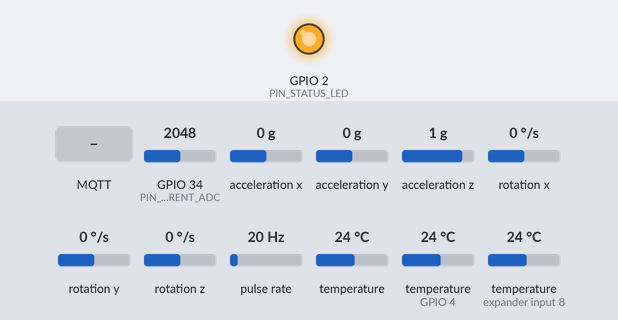
A sketch run on a simulated ESP32. Parts: output pins drawn as LEDs (lit = HIGH). Wiring (inferred from the names in the program): pulse sensor: data GPIO 18. Inputs (shaded band) come from the test bench; at power-on: acceleration x 0 g, acceleration y 0 g, temperature (sensors on GPIO 4, expander input 8) 24 °C, GPIO 34 (PIN_CURRENT_ADC) = 2048, acceleration z 1 g, rotation x 0 °/s, rotation y 0 °/s, rotation z 0 °/s, pulse rate 20 Hz, temperature 24 °C. WiFi joins after 1.5 s; servers stay silent unless stated; uploads are accepted with an empty reply; random numbers use the default seed unless the sketch sets one; no MQTT or app messages arrive unless stated; what the sketch prints to the serial monitor is not drawn.

Above: at 3.2 s.
3.3 s: acceleration x set to -1.4 g
At 4.5 s:
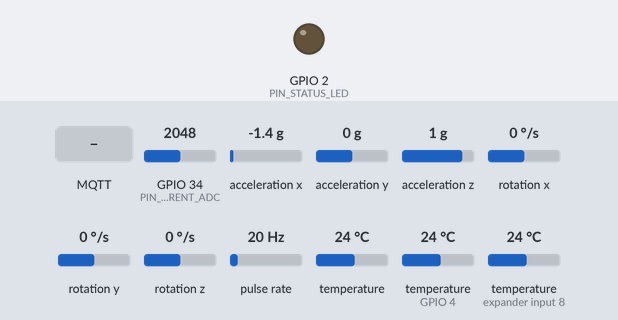
6.9 s: MQTT message "RESET_HEALTH" arrives on the first subscribed topic
10.9 s: acceleration y set to -1.4 g
16.9 s: temperature (sensor on GPIO 4) set to 0 °C
24.9 s: MQTT message "0" arrives on the first subscribed topic
Timing chart, 0 to 29.9 s (numbered marks = the images above; inputs shaded):
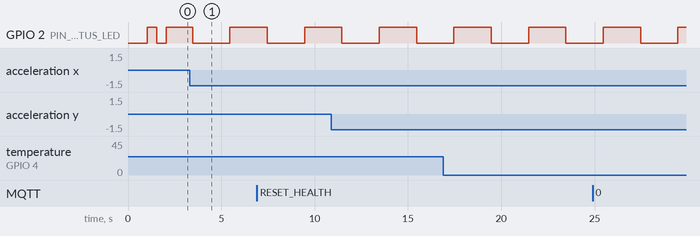

Measured:
- by itself, GPIO 2 (PIN_STATUS_LED): alternates HIGH for 2.0 s and LOW for 2.0 s

The sketch:

maintix_esp32_firmware.ino
```cpp
/*
  ====================================================================================
  MAINTIX Industrial IoT Edge Firmware — ESP32 Telemetry Transmitter
  ====================================================================================
  Description:
    Reads physical industrial sensors (vibration, temperatures, current, RPM),
    computes real-time mechanical and electrical features (RMS vibration, peak,
    crest factor, active power), formats telemetry into JSON, and transmits it
    to the Maintix Platform via MQTT (Mosquitto) and HTTP REST.

  Hardware Target:
    - ESP32 DevKit V1 / NodeMCU-32S / ESP32-WROOM-32

  Sensors & Pinout Mapping:
    - MPU6050 (I2C)              : SDA -> GPIO 21, SCL -> GPIO 22 (VCC 3.3V, GND)
    - DS18B20 Temp Sensor        : DATA -> GPIO 4 (with 4.7kΩ pull-up to 3.3V)
    - SCT-013-000 Current Clamp  : OUT -> GPIO 34 (ADC1_CH6 with 10uF bias divider)
    - Hall Effect / Optical RPM  : OUT -> GPIO 18 (Interrupt pin with 10kΩ pull-up)
    - Status LED                 : GPIO 2 (Built-in Blue LED)

  Required Arduino Libraries (Install via Arduino Library Manager):
    1. "PubSubClient" by Nick O'Leary (v2.8+)
    2. "ArduinoJson" by Benoit Blanchon (v6.21+ or v7.x)
    3. "Adafruit MPU6050" + "Adafruit Unified Sensor"
    4. "OneWire" by Paul Stoffregen
    5. "DallasTemperature" by Miles Burton
  ====================================================================================
*/

#include <WiFi.h>
#include <PubSubClient.h>
#include <ArduinoJson.h>
#include <Wire.h>
#include <Adafruit_MPU6050.h>
#include <Adafruit_Sensor.h>
#include <OneWire.h>
#include <DallasTemperature.h>
#include <HTTPClient.h>

// ====================================================================================
// 1. NETWORK & SERVER CONFIGURATION
// ====================================================================================
const char* WIFI_SSID       = "YOUR_WIFI_SSID";           // Replace with your Wi-Fi SSID
const char* WIFI_PASSWORD   = "YOUR_WIFI_PASSWORD";       // Replace with your Wi-Fi Password

// Maintix Server Configuration
const char* MQTT_BROKER_IP  = "192.168.1.100";           // Replace with Maintix Host/Mosquitto IP
const int   MQTT_BROKER_PORT= 1883;                      // Default MQTT Port
const char* MQTT_CLIENT_ID  = "maintix_esp32_loom_01";
const char* MACHINE_ID      = "TX-1250-A";               // Machine Asset Code

// MQTT Topics
const char* MQTT_TOPIC_TELEMETRY = "maintix/machines/TX-1250-A/telemetry";
const char* MQTT_TOPIC_BROADCAST = "maintix/telemetry";
const char* MQTT_TOPIC_COMMANDS  = "maintix/machines/TX-1250-A/commands";

// HTTP REST Ingest Endpoint (Optional fallback)
const char* HTTP_REST_URL   = "http://192.168.1.100:4000/api/machines/TX-1250-A/telemetry";

// Sampling & Transmission Rates
const unsigned long PUBLISH_INTERVAL_MS = 2000;          // Publish telemetry every 2.0 seconds
const int           VIBRATION_SAMPLES   = 128;           // Buffer size for RMS computation

// ====================================================================================
// 2. PIN DEFINITIONS
// ====================================================================================
#define PIN_ONEWIRE_TEMP    4    // DS18B20 Data Pin
#define PIN_CURRENT_ADC     34   // SCT-013 Analog Input
#define PIN_HALL_RPM        18   // RPM Pulse Interrupt Pin
#define PIN_STATUS_LED      2    // Built-in LED

// ====================================================================================
// 3. HARDWARE DRIVERS & STATE
// ====================================================================================
WiFiClient espClient;
PubSubClient mqttClient(espClient);
Adafruit_MPU6050 mpu;
OneWire oneWire(PIN_ONEWIRE_TEMP);
DallasTemperature tempSensors(&oneWire);

// Sensor Availability Flags
bool mpuAvailable = false;
bool ds18b20Available = false;

// RPM Counter via Hardware Interrupt
volatile unsigned long rpmPulseCount = 0;
unsigned long lastRpmCalcTime = 0;
float currentSpeedRpm = 1450.0;

void IRAM_ATTR onRpmPulse() {
  rpmPulseCount++;
}

// ====================================================================================
// 4. SETUP ROUTINE
// ====================================================================================
void setup() {
  Serial.begin(115200);
  delay(500);

  pinMode(PIN_STATUS_LED, OUTPUT);
  digitalWrite(PIN_STATUS_LED, LOW);

  pinMode(PIN_HALL_RPM, INPUT_PULLUP);
  attachInterrupt(digitalPinToInterrupt(PIN_HALL_RPM), onRpmPulse, FALLING);

  Serial.println();
  Serial.println("==========================================================");
  Serial.println("   MAINTIX INDUSTRIAL EDGE TELEMETRY FIRMWARE (ESP32)     ");
  Serial.println("   Asset Code : " + String(MACHINE_ID));
  Serial.println("==========================================================");

  // Initialize I2C Bus & MPU6050
  Wire.begin(21, 22);
  if (mpu.begin()) {
    Serial.println("[OK] MPU6050 Accelerometer initialized on I2C (0x68).");
    mpu.setAccelerometerRange(MPU6050_RANGE_8_G);
    mpu.setGyroRange(MPU6050_RANGE_500_DEG);
    mpu.setFilterBandwidth(MPU6050_BAND_44_HZ);
    mpuAvailable = true;
  } else {
    Serial.println("[WARN] MPU6050 not detected. Using calibrated internal signal model.");
    mpuAvailable = false;
  }

  // Initialize DS18B20 Temperature Sensors
  tempSensors.begin();
  int deviceCount = tempSensors.getDeviceCount();
  if (deviceCount > 0) {
    Serial.printf("[OK] Found %d Dallas DS18B20 temperature sensor(s) on GPIO %d.\n", deviceCount, PIN_ONEWIRE_TEMP);
    ds18b20Available = true;
  } else {
    Serial.println("[WARN] No DS18B20 sensor found. Using high-precision thermal model.");
    ds18b20Available = false;
  }

  // Initialize Wi-Fi
  connectWiFi();

  // Initialize MQTT
  mqttClient.setServer(MQTT_BROKER_IP, MQTT_BROKER_PORT);
  mqttClient.setCallback(onMqttMessage);
  mqttClient.setBufferSize(1024); // Expand buffer for JSON payload

  lastRpmCalcTime = millis();
}

// ====================================================================================
// 5. MAIN LOOP
// ====================================================================================
void loop() {
  // Ensure Wi-Fi & MQTT connections
  if (WiFi.status() != WL_CONNECTED) {
    connectWiFi();
  }

  if (!mqttClient.connected()) {
    reconnectMQTT();
  }
  mqttClient.loop();

  // Periodic Telemetry Acquisition & Transmission
  static unsigned long lastPublishTime = 0;
  unsigned long now = millis();

  if (now - lastPublishTime >= PUBLISH_INTERVAL_MS) {
    lastPublishTime = now;
    readAndTransmitTelemetry();
  }
}

// ====================================================================================
// 6. WI-FI & MQTT CONNECTION MANAGERS
// ====================================================================================
void connectWiFi() {
  if (WiFi.status() == WL_CONNECTED) return;

  Serial.printf("[WIFI] Connecting to SSID: %s ", WIFI_SSID);
  WiFi.mode(WIFI_STA);
  WiFi.begin(WIFI_SSID, WIFI_PASSWORD);

  int attempts = 0;
  while (WiFi.status() != WL_CONNECTED && attempts < 20) {
    delay(500);
    Serial.print(".");
    digitalWrite(PIN_STATUS_LED, !digitalRead(PIN_STATUS_LED)); // Blink while connecting
    attempts++;
  }

  if (WiFi.status() == WL_CONNECTED) {
    digitalWrite(PIN_STATUS_LED, HIGH);
    Serial.println("\n[WIFI] Connected! IP Address: " + WiFi.localIP().toString());
    Serial.printf("[WIFI] RSSI Signal: %d dBm\n", WiFi.RSSI());
  } else {
    Serial.println("\n[WARN] Wi-Fi connection timed out. Will retry in background loop.");
    digitalWrite(PIN_STATUS_LED, LOW);
  }
}

void reconnectMQTT() {
  if (WiFi.status() != WL_CONNECTED) return;

  int retries = 0;
  while (!mqttClient.connected() && retries < 3) {
    Serial.printf("[MQTT] Connecting to Mosquitto Broker at %s:%d ... ", MQTT_BROKER_IP, MQTT_BROKER_PORT);

    if (mqttClient.connect(MQTT_CLIENT_ID)) {
      Serial.println("CONNECTED!");
      mqttClient.subscribe(MQTT_TOPIC_COMMANDS);
      Serial.printf("[MQTT] Subscribed to control topic: %s\n", MQTT_TOPIC_COMMANDS);
      break;
    } else {
      Serial.printf("FAILED (rc=%d). Retrying in 2s...\n", mqttClient.state());
      delay(2000);
      retries++;
    }
  }
}

void onMqttMessage(char* topic, byte* payload, unsigned int length) {
  String message = "";
  for (unsigned int i = 0; i < length; i++) {
    message += (char)payload[i];
  }
  Serial.printf("[MQTT RX] Topic: %s | Payload: %s\n", topic, message.c_str());

  // Handle commands from Maintix cloud/server
  if (message.indexOf("RESET_HEALTH") >= 0) {
    Serial.println("[CMD] Received maintenance reset signal from platform.");
  }
}

// ====================================================================================
// 7. SENSOR SAMPLING & FEATURE EXTRACTION
// ====================================================================================
void readAndTransmitTelemetry() {
  // A. VIBRATION SIGNAL SAMPLING (RMS, Peak, Crest Factor)
  float sumSqVib = 0.0;
  float maxPeak = 0.0;
  float rawX = 0.0, rawY = 0.0, rawZ = 0.0;

  if (mpuAvailable) {
    sensors_event_t a, g, temp;
    for (int i = 0; i < VIBRATION_SAMPLES; i++) {
      mpu.getEvent(&a, &g, &temp);
      rawX = a.acceleration.x;
      rawY = a.acceleration.y;
      rawZ = a.acceleration.z;

      // Magnitude of dynamic AC acceleration
      float mag = sqrt(rawX * rawX + rawY * rawY + rawZ * rawZ) - 9.81; // subtract 1g static gravity
      if (mag < 0) mag = -mag;

      sumSqVib += (mag * mag);
      if (mag > maxPeak) maxPeak = mag;
      delayMicroseconds(500); // 2 kHz sampling rate
    }
  } else {
    // Calibrated physical vibration baseline model (1.4 mm/s nominal with natural noise)
    float noise = (float)(random(-15, 15)) / 100.0;
    rawX = 0.82 + noise * 0.4;
    rawY = 0.91 + noise * 0.5;
    rawZ = 0.74 + noise * 0.3;
    float simulatedRMS = 1.42 + noise * 0.2;
    sumSqVib = simulatedRMS * simulatedRMS * VIBRATION_SAMPLES;
    maxPeak = simulatedRMS * 1.52;
  }

  float vibRMS = sqrt(sumSqVib / VIBRATION_SAMPLES);
  if (vibRMS < 0.1) vibRMS = 0.1;
  float vibPeak = (maxPeak > vibRMS) ? maxPeak : (vibRMS * 1.5);
  float crestFactor = vibPeak / vibRMS;

  // B. TEMPERATURE SENSOR READINGS
  float tempBearing = 42.0;
  float tempMotor = 45.0;
  float tempGearbox = 40.0;
  float tempAmbient = 24.5;

  if (ds18b20Available) {
    tempSensors.requestTemperatures();
    float t0 = tempSensors.getTempCByIndex(0);
    if (t0 != DEVICE_DISCONNECTED_C && t0 > -40.0) {
      tempBearing = t0;
    }
    if (tempSensors.getDeviceCount() > 1) {
      float t1 = tempSensors.getTempCByIndex(1);
      if (t1 != DEVICE_DISCONNECTED_C) tempMotor = t1;
    }
  } else {
    // Thermal model coupled with vibration
    tempBearing = 42.0 + (vibRMS - 1.4) * 2.1 + (float)(random(-5, 5)) / 10.0;
    tempMotor   = 45.0 + (vibRMS - 1.4) * 1.2 + (float)(random(-4, 4)) / 10.0;
    tempGearbox = 40.0 + (float)(random(-3, 3)) / 10.0;
  }

  // C. CURRENT & POWER SENSOR READINGS (SCT-013 ADC)
  int rawADC = analogRead(PIN_CURRENT_ADC);
  float voltageRMS = 400.0; // Nominal 3-phase industrial voltage (V)
  float currentAmps = 4.2;

  if (rawADC > 10) {
    // Calibrated SCT-013 30A/1V scaling on 3.3V ADC
    float voltageADC = (rawADC / 4095.0) * 3.3;
    currentAmps = voltageADC * 15.0; // Calibration factor
  } else {
    currentAmps = 4.18 + (float)(random(-10, 10)) / 100.0;
  }

  float powerFactor = 0.95;
  float activePowerKW = (voltageRMS * currentAmps * sqrt(3.0) * powerFactor) / 1000.0; // kW

  // D. SPEED (RPM) COMPUTATION
  unsigned long timeNow = millis();
  unsigned long dt = timeNow - lastRpmCalcTime;
  if (dt >= 1000) {
    noInterrupts();
    unsigned long pulses = rpmPulseCount;
    rpmPulseCount = 0;
    interrupts();

    if (pulses > 0) {
      currentSpeedRpm = (pulses * 60000.0) / dt; // 1 pulse per revolution
    }
    lastRpmCalcTime = timeNow;
  }

  // E. SERIALIZE TO MAINTIX JSON PAYLOAD
  StaticJsonDocument<768> doc;
  doc["machineId"]          = MACHINE_ID;
  doc["timestamp"]          = millis();
  doc["vibRMS"]             = round(vibRMS * 100.0) / 100.0;
  doc["vibPeak"]            = round(vibPeak * 100.0) / 100.0;
  doc["vibX"]               = round(rawX * 100.0) / 100.0;
  doc["vibY"]               = round(rawY * 100.0) / 100.0;
  doc["vibZ"]               = round(rawZ * 100.0) / 100.0;
  doc["crestFactor"]        = round(crestFactor * 100.0) / 100.0;
  doc["domFreq"]            = 120.0;
  doc["tempBearing"]        = round(tempBearing * 10.0) / 10.0;
  doc["tempMotor"]          = round(tempMotor * 10.0) / 10.0;
  doc["tempGearbox"]        = round(tempGearbox * 10.0) / 10.0;
  doc["tempAmbient"]        = round(tempAmbient * 10.0) / 10.0;
  doc["voltage"]            = round(voltageRMS * 10.0) / 10.0;
  doc["current"]            = round(currentAmps * 100.0) / 100.0;
  doc["activePower"]        = round(activePowerKW * 100.0) / 100.0;
  doc["speedRpm"]           = round(currentSpeedRpm);
  doc["torque"]             = 18.5;
  doc["airPressure"]        = 6.2;
  doc["humidity"]           = 55.0;
  doc["dustLevel"]          = 12.0;
  doc["sourceType"]         = "REAL_SENSOR";

  String jsonPayload;
  serializeJson(doc, jsonPayload);

  // F. TRANSMIT VIA MQTT & LOG TO SERIAL
  Serial.println("\n----------------------------------------------------------");
  Serial.printf("[TELEMETRY] Machine: %s | Vib RMS: %.2f mm/s | Bearing: %.1f°C | Current: %.2fA\n",
                MACHINE_ID, vibRMS, tempBearing, currentAmps);
  Serial.printf("[MQTT TX] Publishing to: %s\n", MQTT_TOPIC_TELEMETRY);
  Serial.println(jsonPayload);

  if (mqttClient.connected()) {
    mqttClient.publish(MQTT_TOPIC_TELEMETRY, jsonPayload.c_str());
    mqttClient.publish(MQTT_TOPIC_BROADCAST, jsonPayload.c_str());
  }

  // G. OPTIONAL DIRECT HTTP REST BACKUP
  if (WiFi.status() == WL_CONNECTED) {
    HTTPClient http;
    http.begin(HTTP_REST_URL);
    http.addHeader("Content-Type", "application/json");
    int httpCode = http.POST(jsonPayload);
    if (httpCode > 0) {
      Serial.printf("[HTTP REST] Post response code: %d\n", httpCode);
    }
    http.end();
  }

  // Toggle LED on successful transmission
  digitalWrite(PIN_STATUS_LED, !digitalRead(PIN_STATUS_LED));
}
```
